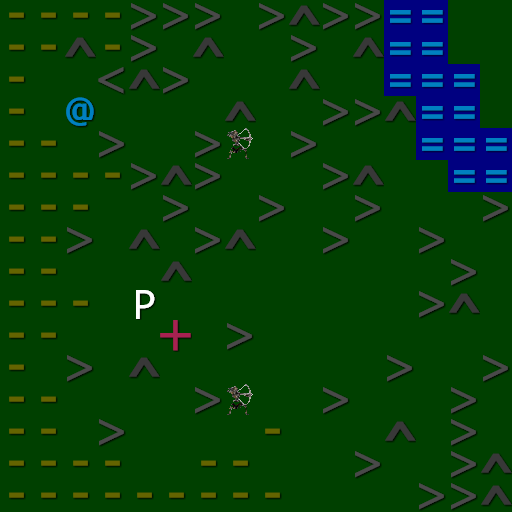

The image is a tile-based game level rendered from a .tmx file. Its description and complete source (layers, tilesets, objects, tile grids) follow:
An orthogonal 16x16 tile map with 32x32 px tiles, 4 tile layers (tiles, objects, items, monsters), 4 tilesets.

<map version="1.2" tiledversion="1.2.3" orientation="orthogonal" renderorder="right-down" width="16" height="16" tilewidth="32" tileheight="32" infinite="0" nextlayerid="5" nextobjectid="1">
 <properties>
  <property name="Level" type="int" value="1" />
  <property name="Name" value="Медвежий Лес" />
 </properties>
 <tileset firstgid="1" source="../tiles/tiles.tsx" />
 <tileset firstgid="7" source="../objects/objects.tsx" />
 <tileset firstgid="21" source="../items/items.tsx" />
 <tileset firstgid="24" source="../monsters/monsters.tsx" />
 <layer id="1" name="tiles" width="16" height="16">
  <data encoding="csv">
2,2,2,2,2,2,2,2,2,2,2,2,5,5,2,2,
2,2,2,2,2,2,2,2,2,2,2,2,5,5,2,2,
2,2,2,2,2,2,2,2,2,2,2,2,5,5,5,2,
2,2,2,2,2,2,2,2,2,2,2,2,2,5,5,2,
2,2,2,2,2,2,2,2,2,2,2,2,2,5,5,5,
2,2,2,2,2,2,2,2,2,2,2,2,2,2,5,5,
2,2,2,2,2,2,2,2,2,2,2,2,2,2,2,2,
2,2,2,2,2,2,2,2,2,2,2,2,2,2,2,2,
2,2,2,2,2,2,2,2,2,2,2,2,2,2,2,2,
2,2,2,2,2,2,2,2,2,2,2,2,2,2,2,2,
2,2,2,2,2,2,2,2,2,2,2,2,2,2,2,2,
2,2,2,2,2,2,2,2,2,2,2,2,2,2,2,2,
2,2,2,2,2,2,2,2,2,2,2,2,2,2,2,2,
2,2,2,2,2,2,2,2,2,2,2,2,2,2,2,2,
2,2,2,2,2,2,2,2,2,2,2,2,2,2,2,2,
2,2,2,2,2,2,2,2,2,2,2,2,2,2,2,2
</data>
 </layer>
 <layer id="2" name="objects" width="16" height="16">
  <data encoding="csv">
18,18,18,18,11,11,11,0,11,19,11,11,0,0,0,0,
18,18,19,18,11,0,19,0,0,11,0,19,0,0,0,0,
18,0,0,10,19,11,0,0,0,19,0,0,0,0,0,0,
18,0,0,0,0,0,0,19,0,0,11,11,19,0,0,0,
18,18,0,11,0,0,11,0,0,11,0,0,0,0,0,0,
18,18,18,18,11,19,11,0,0,0,11,19,0,0,0,0,
18,18,18,0,0,11,0,0,11,0,0,11,0,0,0,11,
18,18,11,0,19,0,11,19,0,0,11,0,0,11,0,0,
18,18,0,0,0,19,0,0,0,0,0,0,0,0,11,0,
18,18,18,0,7,0,0,0,0,0,0,0,0,11,19,0,
18,18,0,0,0,8,0,11,0,0,0,0,0,0,0,0,
18,0,11,0,19,0,0,0,0,0,0,0,11,0,0,11,
18,18,0,0,0,0,11,0,0,0,11,0,0,0,11,0,
18,18,0,11,0,0,0,0,18,0,0,0,19,0,11,0,
18,18,18,18,0,0,18,18,0,0,0,11,0,0,11,19,
18,18,18,18,18,18,18,18,18,0,0,0,0,11,11,19
</data>
 </layer>
 <layer id="3" name="items" width="16" height="16">
  <data encoding="csv">
0,0,0,0,0,0,0,0,0,0,0,0,0,0,0,0,
0,0,0,0,0,0,0,0,0,0,0,0,0,0,0,0,
0,0,0,0,0,0,0,0,0,0,0,0,0,0,0,0,
0,0,0,0,0,0,0,0,0,0,0,0,0,0,0,0,
0,0,0,0,0,0,0,0,0,0,0,0,0,0,0,0,
0,0,0,0,0,0,0,0,0,0,0,0,0,0,0,0,
0,0,0,0,0,0,0,0,0,0,0,0,0,0,0,0,
0,0,0,0,0,0,0,0,0,0,0,0,0,0,0,0,
0,0,0,0,0,0,0,0,0,0,0,0,0,0,0,0,
0,0,0,0,0,0,0,0,0,0,0,0,0,0,0,0,
0,0,0,0,0,0,0,0,0,0,0,0,0,0,0,0,
0,0,0,0,0,0,0,0,0,0,0,0,0,0,0,0,
0,0,0,0,0,0,0,0,0,0,0,0,0,0,0,0,
0,0,0,0,0,0,0,0,0,0,0,0,0,0,0,0,
0,0,0,0,0,0,0,0,0,0,0,0,0,0,0,0,
0,0,0,0,0,0,0,0,0,0,0,0,0,0,0,0
</data>
 </layer>
 <layer id="4" name="monsters" width="16" height="16">
  <data encoding="csv">
0,0,0,0,0,0,0,0,0,0,0,0,0,0,0,0,
0,0,0,0,0,0,0,0,0,0,0,0,0,0,0,0,
0,0,0,0,0,0,0,0,0,0,0,0,0,0,0,0,
0,0,24,0,0,0,0,0,0,0,0,0,0,0,0,0,
0,0,0,0,0,0,0,31,0,0,0,0,0,0,0,0,
0,0,0,0,0,0,0,0,0,0,0,0,0,0,0,0,
0,0,0,0,0,0,0,0,0,0,0,0,0,0,0,0,
0,0,0,0,0,0,0,0,0,0,0,0,0,0,0,0,
0,0,0,0,0,0,0,0,0,0,0,0,0,0,0,0,
0,0,0,0,0,0,0,0,0,0,0,0,0,0,0,0,
0,0,0,0,0,0,0,0,0,0,0,0,0,0,0,0,
0,0,0,0,0,0,0,0,0,0,0,0,0,0,0,0,
0,0,0,0,0,0,0,31,0,0,0,0,0,0,0,0,
0,0,0,0,0,0,0,0,0,0,0,0,0,0,0,0,
0,0,0,0,0,0,0,0,0,0,0,0,0,0,0,0,
0,0,0,0,0,0,0,0,0,0,0,0,0,0,0,0
</data>
 </layer>
</map>
